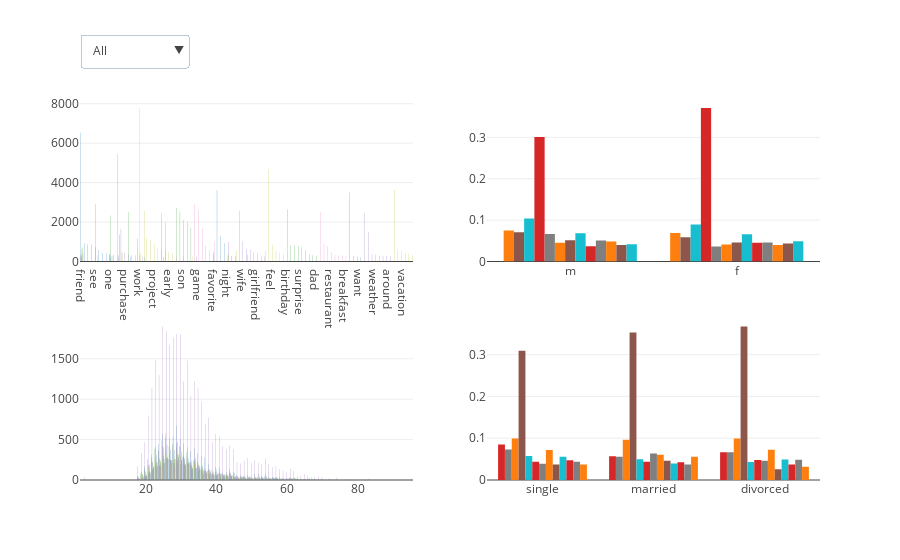

The cell this chart's notebook holds for it:
### Code cell
import plotly.offline as py
import plotly.graph_objs as go
from TSNE_PLOT import Tsne_Plot
import plotly.tools as tools

py.init_notebook_mode(connected=True)


updatemenus = list([
    dict(
        active = 0,
        buttons = list([dict(label = 'All',
                            method = 'update',
                            args=[{'visible':[True]}])]+[
            dict(label = 'Category '+ str(j),
                method = 'update',
                args=[{'visible':[False]*j+[True]+[False]*(k-j-1)+
                      [False]*j+[True]+[False]*(k-j-1)+
                      [False]*j+[True]+[False]*(k-j-1)+
                      [False]*j+[True]+[False]*(k-j-1)+
                      [False]*j+[True]+[False]*(k-j-1)}])
            for j in range(k)
        ]),
        direction='down',
        pad = {'r': 10, 't': 10},
        showactive = True,
        x = 0,
        xanchor = 'left',
        y = 1.2,
        yanchor = 'top'
    )
])

fig = tools.make_subplots(rows=2, cols=2)
for j in range(k):
    fig.append_trace(go.Bar(x = result['freq'][j].index,
                       y = result['freq'][j].values,
                       showlegend = False),1,1)
    fig.append_trace(go.Bar(x = result['gender'][j].index,
                       y = result['gender'][j].values,
                       showlegend = False),1,2)
    fig.append_trace(go.Histogram(x = result['age'][j],
                       showlegend = False),2,1)
    fig.append_trace(go.Bar(x = result['marital'][j].index,
                       y = result['marital'][j].values,
                       showlegend = False),2,2)


fig['layout'].update(updatemenus = updatemenus)
#fig = go.Figure(data = data, layout=layout)
py.iplot(fig, filename='try')

### Figure 1 — Plotly figure (JSON) as saved in the notebook; plotly's stock layout.template omitted (floating-point values rounded to 4 significant figures; data arrays with more than 128 entries replaced by an {"elided": "..."} marker saying what was removed)
{"data": [{"showlegend": false, "type": "bar", "uid": "f700f04c-d181-4887-8e72-b728c843c95b", "x": ["friend", "best", "meet", "old", "see", "talk", "school", "long", "one", "visit"], "xaxis": "x", "y": [6522, 922, 876, 850, 723, 588, 432, 421, 387, 336], "yaxis": "y"}, {"showlegend": false, "type": "bar", "uid": "16c6af17-039d-489e-9a36-1c77573d1ddd", "x": ["m", "f"], "xaxis": "x2", "y": [0.07495, 0.06902], "yaxis": "y2"}, {"showlegend": false, "type": "histogram", "uid": "8a6979b0-03be-48c0-8e5f-b41a9feaeffc", "x": {"elided": "7016 int values"}, "xaxis": "x3", "yaxis": "y3"}, {"showlegend": false, "type": "bar", "uid": "eee31ca9-9aa8-40ee-846f-be1521208954", "x": ["single", "married", "divorced"], "xaxis": "x4", "y": [0.08481, 0.0568, 0.06613], "yaxis": "y4"}, {"showlegend": false, "type": "bar", "uid": "595cf534-638a-4f7a-976a-804b5615f3d1", "x": ["new", "job", "purchase", "find", "one", "start", "car", "friend", "work", "really"], "xaxis": "x", "y": [5454, 1661, 462, 369, 355, 322, 318, 311, 288, 251], "yaxis": "y"}, {"showlegend": false, "type": "bar", "uid": "93551d42-69ad-4ed3-9f80-33ce9729c423", "x": ["m", "f"], "xaxis": "x2", "y": [0.07061, 0.05833], "yaxis": "y2"}, {"showlegend": false, "type": "histogram", "uid": "7f4c0030-37da-4ece-ae9f-31625a4f97d0", "x": {"elided": "6339 int values"}, "xaxis": "x3", "yaxis": "y3"}, {"showlegend": false, "type": "bar", "uid": "66b4f820-52b7-4f4f-b785-cb2f731f0da9", "x": ["single", "married", "divorced"], "xaxis": "x4", "y": [0.07287, 0.05565, 0.0664], "yaxis": "y4"}, {"showlegend": false, "type": "bar", "uid": "787e01b9-15ad-4ae3-a282-4d61b4663419", "x": ["work", "finish", "receive", "project", "complete", "able", "home", "early", "job", "bonus"], "xaxis": "x", "y": [7779, 1168, 1082, 843, 667, 645, 569, 480, 466, 426], "yaxis": "y"}, {"showlegend": false, "type": "bar", "uid": "2b2e4237-73f8-4700-857e-5f13cfa59072", "x": ["m", "f"], "xaxis": "x2", "y": [0.1041, 0.08949], "yaxis": "y2"}, {"showlegend": false, "type": "histogram", "uid": "8d4a5906-8606-4c69-baa2-9ce069b19474", "x": {"elided": "9487 int values"}, "xaxis": "x3", "yaxis": "y3"}, {"showlegend": false, "type": "bar", "uid": "87cd0493-795c-402c-8c1b-fada4318fbd0", "x": ["single", "married", "divorced"], "xaxis": "x4", "y": [0.09932, 0.09615, 0.0992], "yaxis": "y4"}, {"showlegend": false, "type": "bar", "uid": "589680b4-6d33-4d67-8d27-2ca272182f94", "x": ["see", "first", "come", "find", "able", "one", "son", "daughter", "home", "moment"], "xaxis": "x", "y": [2919, 2723, 2530, 2492, 2436, 2335, 2104, 2006, 1993, 1722], "yaxis": "y"}, {"showlegend": false, "type": "bar", "uid": "0388d9c9-d2d1-42b9-88e9-28bc35581346", "x": ["m", "f"], "xaxis": "x2", "y": [0.3006, 0.3708], "yaxis": "y2"}, {"showlegend": false, "type": "histogram", "uid": "d8c9dc8a-2e40-49c3-bed0-f2c8197a698b", "x": {"elided": "31935 int values"}, "xaxis": "x3", "yaxis": "y3"}, {"showlegend": false, "type": "bar", "uid": "c3d8167e-6778-434c-8fa4-3511a0285c17", "x": ["single", "married", "divorced"], "xaxis": "x4", "y": [0.3096, 0.3532, 0.3672], "yaxis": "y4"}, {"showlegend": false, "type": "bar", "uid": "2200477e-cfbd-47bc-b46e-30dd6e76df8a", "x": ["play", "game", "win", "video", "friend", "team", "favorite", "son", "first", "new"], "xaxis": "x", "y": [2921, 2612, 1683, 797, 639, 575, 316, 287, 258, 257], "yaxis": "y"}, {"showlegend": false, "type": "bar", "uid": "0ab8f49e-4b81-42dd-bdbb-ffd46c5e5b1f", "x": ["m", "f"], "xaxis": "x2", "y": [0.06626, 0.03618], "yaxis": "y2"}, {"showlegend": false, "type": "histogram", "uid": "c870697e-a488-410a-b289-eaf509d0a5cb", "x": {"elided": "5199 int values"}, "xaxis": "x3", "yaxis": "y3"}, {"showlegend": false, "type": "bar", "uid": "a6b22026-d689-4579-9c71-e94577c6cd05", "x": ["single", "married", "divorced"], "xaxis": "x4", "y": [0.0577, 0.04945, 0.04293], "yaxis": "y4"}, {"showlegend": false, "type": "bar", "uid": "2526c211-3e92-423b-80bf-5c417e730bb9", "x": ["watch", "movie", "show", "favorite", "night", "new", "episode", "enjoy", "friend", "one"], "xaxis": "x", "y": [3607, 1298, 919, 477, 301, 299, 278, 278, 256, 238], "yaxis": "y"}, {"showlegend": false, "type": "bar", "uid": "5b8ff92a-faea-4685-b7da-5f7a8cd09e00", "x": ["m", "f"], "xaxis": "x2", "y": [0.04557, 0.04103], "yaxis": "y2"}, {"showlegend": false, "type": "histogram", "uid": "2a85b2a2-40d0-40e2-ba14-91fcbf0de2b1", "x": {"elided": "4228 int values"}, "xaxis": "x3", "yaxis": "y3"}, {"showlegend": false, "type": "bar", "uid": "1828e7b6-7b50-4465-ba9f-db468e729e02", "x": ["single", "married", "divorced"], "xaxis": "x4", "y": [0.04351, 0.04349, 0.048], "yaxis": "y4"}, {"showlegend": false, "type": "bar", "uid": "31c0d708-4b27-49a7-8759-d4feeec227b2", "x": ["dinner", "wife", "night", "nice", "husband", "cook", "girlfriend", "friend", "great", "delicious"], "xaxis": "x", "y": [2577, 1041, 997, 631, 609, 484, 411, 342, 272, 261], "yaxis": "y"}, {"showlegend": false, "type": "bar", "uid": "78727e0c-79e8-4e3a-b13a-97642a203df5", "x": ["m", "f"], "xaxis": "x2", "y": [0.05149, 0.04615], "yaxis": "y2"}, {"showlegend": false, "type": "histogram", "uid": "dc4dbbc1-47c1-41c2-b92f-5ce992e19c87", "x": {"elided": "4769 int values"}, "xaxis": "x3", "yaxis": "y3"}, {"showlegend": false, "type": "bar", "uid": "34f07773-1267-4b45-87c5-fc1205102179", "x": ["divorced", "married", "single"], "xaxis": "x4", "y": [0.04587, 0.06338, 0.03881], "yaxis": "y4"}, {"showlegend": false, "type": "bar", "uid": "d0533a92-9be1-4dcf-b1fd-ec80c74ef6cf", "x": ["good", "really", "feel", "felt", "well", "friend", "work", "job", "night", "like"], "xaxis": "x", "y": [4695, 2577, 843, 536, 463, 455, 449, 426, 405, 385], "yaxis": "y"}, {"showlegend": false, "type": "bar", "uid": "cb62d176-d7f5-4f3d-9310-c09dd509d07e", "x": ["m", "f"], "xaxis": "x2", "y": [0.06841, 0.06568], "yaxis": "y2"}, {"showlegend": false, "type": "histogram", "uid": "a7e0fcab-e268-4d76-a3aa-deea537c4bc7", "x": {"elided": "6512 int values"}, "xaxis": "x3", "yaxis": "y3"}, {"showlegend": false, "type": "bar", "uid": "1abf3a38-a3aa-48c1-aad1-d222f7cf9e0a", "x": ["single", "married", "divorced"], "xaxis": "x4", "y": [0.07194, 0.06064, 0.07227], "yaxis": "y4"}, {"showlegend": false, "type": "bar", "uid": "e16596e2-39ca-49c1-9fc6-6a301bfbc835", "x": ["birthday", "party", "gift", "celebrate", "friend", "surprise", "give", "present", "brother", "dad"], "xaxis": "x", "y": [2650, 842, 820, 780, 713, 705, 574, 362, 315, 294], "yaxis": "y"}, {"showlegend": false, "type": "bar", "uid": "a25deecc-4416-411c-8f50-1bb3b3fcb096", "x": ["m", "f"], "xaxis": "x2", "y": [0.03701, 0.04529], "yaxis": "y2"}, {"showlegend": false, "type": "histogram", "uid": "5ef67c9f-b2de-4a42-a6c1-2a1119eee64b", "x": {"elided": "3917 int values"}, "xaxis": "x3", "yaxis": "y3"}, {"showlegend": false, "type": "bar", "uid": "93c846b5-8d30-474d-8d1c-0985b0c05119", "x": ["single", "married", "divorced"], "xaxis": "x4", "y": [0.0372, 0.04616, 0.0256], "yaxis": "y4"}, {"showlegend": false, "type": "bar", "uid": "04cd9d9b-4355-429a-b952-a6539bff3f6d", "x": ["eat", "favorite", "lunch", "food", "delicious", "restaurant", "pizza", "cream", "ice", "breakfast"], "xaxis": "x", "y": [2510, 1025, 871, 772, 552, 462, 339, 311, 300, 293], "yaxis": "y"}, {"showlegend": false, "type": "bar", "uid": "eae9bd3d-11bf-4e9e-ab4a-4afbdf9b5e49", "x": ["m", "f"], "xaxis": "x2", "y": [0.05091, 0.04586], "yaxis": "y2"}, {"showlegend": false, "type": "histogram", "uid": "0f019bc5-72df-4e00-80d0-2033977f6d1a", "x": {"elided": "4724 int values"}, "xaxis": "x3", "yaxis": "y3"}, {"showlegend": false, "type": "bar", "uid": "3dd29f18-c4fe-4b97-bd5b-79fe62660a93", "x": ["single", "married", "divorced"], "xaxis": "x4", "y": [0.05587, 0.03943, 0.04933], "yaxis": "y4"}, {"showlegend": false, "type": "bar", "uid": "e7d11cab-d3d4-458c-b46e-1ee0aeb0d46c", "x": ["buy", "new", "car", "one", "money", "store", "find", "able", "really", "want"], "xaxis": "x", "y": [3493, 1350, 1171, 296, 275, 241, 241, 228, 205, 199], "yaxis": "y"}, {"showlegend": false, "type": "bar", "uid": "ab94d011-ec1d-47e3-9e60-6f0f8794d43b", "x": ["m", "f"], "xaxis": "x2", "y": [0.04862, 0.04002], "yaxis": "y2"}, {"showlegend": false, "type": "histogram", "uid": "59b17e79-d4d3-4c60-a11d-10bc0627e37c", "x": {"elided": "4359 int values"}, "xaxis": "x3", "yaxis": "y3"}, {"showlegend": false, "type": "bar", "uid": "84b676cd-2177-4b28-8a56-b63e224ab964", "x": ["single", "married", "divorced"], "xaxis": "x4", "y": [0.04738, 0.04267, 0.03707], "yaxis": "y4"}, {"showlegend": false, "type": "bar", "uid": "7662cc58-36c2-4c64-82e3-abadd238b892", "x": ["dog", "walk", "park", "nice", "weather", "outside", "morning", "run", "around", "play"], "xaxis": "x", "y": [2452, 1480, 369, 347, 338, 308, 293, 283, 266, 262], "yaxis": "y"}, {"showlegend": false, "type": "bar", "uid": "4eeb715e-b63a-44e4-b44d-773aef5aeade", "x": ["m", "f"], "xaxis": "x2", "y": [0.03993, 0.04326], "yaxis": "y2"}, {"showlegend": false, "type": "histogram", "uid": "04a14039-00db-45fe-b5fd-e579c66225ff", "x": {"elided": "4000 int values"}, "xaxis": "x3", "yaxis": "y3"}, {"showlegend": false, "type": "bar", "uid": "a622a436-69d4-4451-ac09-5194fa00318e", "x": ["single", "married", "divorced"], "xaxis": "x4", "y": [0.04394, 0.03721, 0.04827], "yaxis": "y4"}, {"showlegend": false, "type": "bar", "uid": "1f4e3594-2b06-4a20-8e70-ff1fc4561723", "x": ["family", "spend", "enjoy", "member", "friend", "vacation", "trip", "see", "together", "moment"], "xaxis": "x", "y": [3634, 618, 543, 529, 405, 394, 391, 322, 299, 270], "yaxis": "y"}, {"showlegend": false, "type": "bar", "uid": "60230cb2-69b2-4c49-b461-b9a2b007eca1", "x": ["m", "f"], "xaxis": "x2", "y": [0.04151, 0.04895], "yaxis": "y2"}, {"showlegend": false, "type": "histogram", "uid": "a2dd9fa9-44f4-4ffb-8d67-83e46172c2ce", "x": {"elided": "4319 int values"}, "xaxis": "x3", "yaxis": "y3"}, {"showlegend": false, "type": "bar", "uid": "73a41c2e-fb2c-402f-938f-4d0bc2534374", "x": ["divorced", "married", "single"], "xaxis": "x4", "y": [0.03173, 0.05578, 0.03707], "yaxis": "y4"}], "layout": {"updatemenus": [{"active": 0, "buttons": [{"args": [{"visible": [true]}], "label": "All", "method": "update"}, {"args": [{"visible": [true, false, false, false, false, false, false, false, false, false, false, false, false, true, false, false, false, false, false, false, false, false, false, false, false, false, true, false, false, false, false, false, false, false, false, false, false, false, false, true, false, false, false, false, false, false, false, false, false, false, false, false, true, false, false, false, false, false, false, false, false, false, false, false, false]}], "label": "Category 0", "method": "update"}, {"args": [{"visible": [false, true, false, false, false, false, false, false, false, false, false, false, false, false, true, false, false, false, false, false, false, false, false, false, false, false, false, true, false, false, false, false, false, false, false, false, false, false, false, false, true, false, false, false, false, false, false, false, false, false, false, false, false, true, false, false, false, false, false, false, false, false, false, false, false]}], "label": "Category 1", "method": "update"}, {"args": [{"visible": [false, false, true, false, false, false, false, false, false, false, false, false, false, false, false, true, false, false, false, false, false, false, false, false, false, false, false, false, true, false, false, false, false, false, false, false, false, false, false, false, false, true, false, false, false, false, false, false, false, false, false, false, false, false, true, false, false, false, false, false, false, false, false, false, false]}], "label": "Category 2", "method": "update"}, {"args": [{"visible": [false, false, false, true, false, false, false, false, false, false, false, false, false, false, false, false, true, false, false, false, false, false, false, false, false, false, false, false, false, true, false, false, false, false, false, false, false, false, false, false, false, false, true, false, false, false, false, false, false, false, false, false, false, false, false, true, false, false, false, false, false, false, false, false, false]}], "label": "Category 3", "method": "update"}, {"args": [{"visible": [false, false, false, false, true, false, false, false, false, false, false, false, false, false, false, false, false, true, false, false, false, false, false, false, false, false, false, false, false, false, true, false, false, false, false, false, false, false, false, false, false, false, false, true, false, false, false, false, false, false, false, false, false, false, false, false, true, false, false, false, false, false, false, false, false]}], "label": "Category 4", "method": "update"}, {"args": [{"visible": [false, false, false, false, false, true, false, false, false, false, false, false, false, false, false, false, false, false, true, false, false, false, false, false, false, false, false, false, false, false, false, true, false, false, false, false, false, false, false, false, false, false, false, false, true, false, false, false, false, false, false, false, false, false, false, false, false, true, false, false, false, false, false, false, false]}], "label": "Category 5", "method": "update"}, {"args": [{"visible": [false, false, false, false, false, false, true, false, false, false, false, false, false, false, false, false, false, false, false, true, false, false, false, false, false, false, false, false, false, false, false, false, true, false, false, false, false, false, false, false, false, false, false, false, false, true, false, false, false, false, false, false, false, false, false, false, false, false, true, false, false, false, false, false, false]}], "label": "Category 6", "method": "update"}, {"args": [{"visible": [false, false, false, false, false, false, false, true, false, false, false, false, false, false, false, false, false, false, false, false, true, false, false, false, false, false, false, false, false, false, false, false, false, true, false, false, false, false, false, false, false, false, false, false, false, false, true, false, false, false, false, false, false, false, false, false, false, false, false, true, false, false, false, false, false]}], "label": "Category 7", "method": "update"}, {"args": [{"visible": [false, false, false, false, false, false, false, false, true, false, false, false, false, false, false, false, false, false, false, false, false, true, false, false, false, false, false, false, false, false, false, false, false, false, true, false, false, false, false, false, false, false, false, false, false, false, false, true, false, false, false, false, false, false, false, false, false, false, false, false, true, false, false, false, false]}], "label": "Category 8", "method": "update"}, {"args": [{"visible": [false, false, false, false, false, false, false, false, false, true, false, false, false, false, false, false, false, false, false, false, false, false, true, false, false, false, false, false, false, false, false, false, false, false, false, true, false, false, false, false, false, false, false, false, false, false, false, false, true, false, false, false, false, false, false, false, false, false, false, false, false, true, false, false, false]}], "label": "Category 9", "method": "update"}, {"args": [{"visible": [false, false, false, false, false, false, false, false, false, false, true, false, false, false, false, false, false, false, false, false, false, false, false, true, false, false, false, false, false, false, false, false, false, false, false, false, true, false, false, false, false, false, false, false, false, false, false, false, false, true, false, false, false, false, false, false, false, false, false, false, false, false, true, false, false]}], "label": "Category 10", "method": "update"}, {"args": [{"visible": [false, false, false, false, false, false, false, false, false, false, false, true, false, false, false, false, false, false, false, false, false, false, false, false, true, false, false, false, false, false, false, false, false, false, false, false, false, true, false, false, false, false, false, false, false, false, false, false, false, false, true, false, false, false, false, false, false, false, false, false, false, false, false, true, false]}], "label": "Category 11", "method": "update"}, {"args": [{"visible": [false, false, false, false, false, false, false, false, false, false, false, false, true, false, false, false, false, false, false, false, false, false, false, false, false, true, false, false, false, false, false, false, false, false, false, false, false, false, true, false, false, false, false, false, false, false, false, false, false, false, false, true, false, false, false, false, false, false, false, false, false, false, false, false, true]}], "label": "Category 12", "method": "update"}], "direction": "down", "pad": {"r": 10, "t": 10}, "showactive": true, "x": 0, "xanchor": "left", "y": 1.2, "yanchor": "top"}], "xaxis": {"anchor": "y", "domain": [0, 0.45]}, "xaxis2": {"anchor": "y2", "domain": [0.55, 1]}, "xaxis3": {"anchor": "y3", "domain": [0, 0.45]}, "xaxis4": {"anchor": "y4", "domain": [0.55, 1]}, "yaxis": {"anchor": "x", "domain": [0.575, 1]}, "yaxis2": {"anchor": "x2", "domain": [0.575, 1]}, "yaxis3": {"anchor": "x3", "domain": [0, 0.425]}, "yaxis4": {"anchor": "x4", "domain": [0, 0.425]}}}
